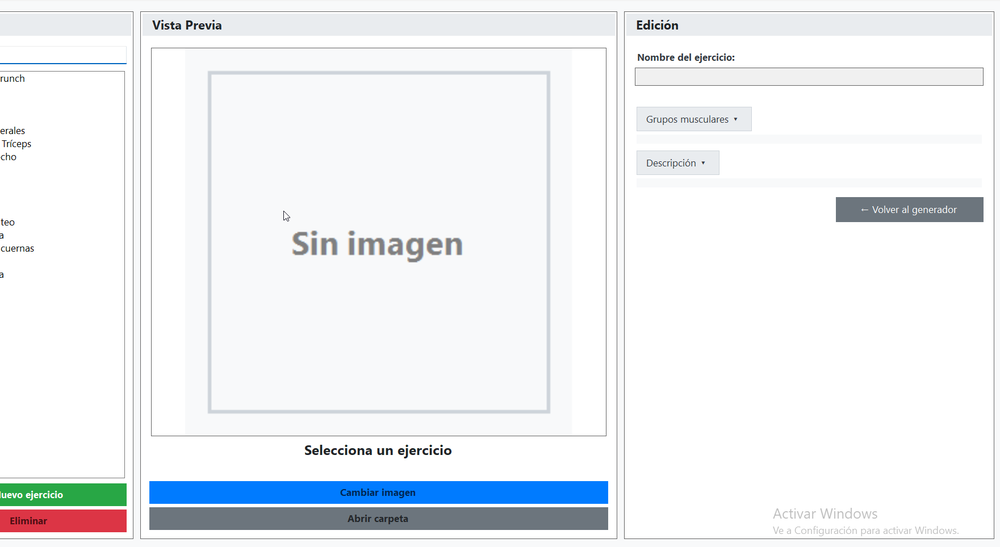
#> input picture GeneradorRutinasGimnasio_RAl2XFbiIm.png, 1000 x 547 px, shrunk from 1761 x 963 before the run
$ python remove_bg_transparent.py --source ../GeneradorRutinasGimnasio_RAl2XFbiIm.png
#> lines starting #> are read from the running program, lines starting #| are printed output that depends on the picture
#!/usr/bin/env python3
"""
Remove (make transparent) the uniform background of an image by sampling border pixels.

Usage:
  python scripts/remove_bg_transparent.py --source in.png --out out.png [--tolerance 28] [--feather 12]

Notes:
  - Auto-detects background color from the image border (corners + edges).
  - Applies a soft transparency ramp: fully transparent within tolerance, and
    gradual alpha between tolerance..(tolerance+feather) for smoother edges.
"""
from __future__ import annotations

import argparse
from collections import Counter
from pathlib import Path
from typing import Iterable, Tuple

from PIL import Image


def sample_border_colors(im: Image.Image, step: int = 10) -> list[Tuple[int, int, int]]:
    w, h = im.size
    px = im.convert("RGB")
    samples: list[Tuple[int, int, int]] = []

    # Corners
    corners = [(0, 0), (w - 1, 0), (0, h - 1), (w - 1, h - 1)]
    for x, y in corners:
        samples.append(px.getpixel((x, y)))

    # Top/bottom edges
    for x in range(0, w, max(1, w // step)):
        samples.append(px.getpixel((x, 0)))
        samples.append(px.getpixel((x, h - 1)))

    # Left/right edges
    for y in range(0, h, max(1, h // step)):
        samples.append(px.getpixel((0, y)))
        samples.append(px.getpixel((w - 1, y)))

    return samples


def pick_background_color(colors: Iterable[Tuple[int, int, int]]) -> Tuple[int, int, int]:
    # Choose the most common border color
    counter = Counter(colors)
    bg, _ = counter.most_common(1)[0]
    return bg


def color_distance(c1: Tuple[int, int, int], c2: Tuple[int, int, int]) -> float:
    # Use simple Euclidean distance in RGB
    return ((c1[0] - c2[0]) ** 2 + (c1[1] - c2[1]) ** 2 + (c1[2] - c2[2]) ** 2) ** 0.5


def remove_background(
    im: Image.Image,
    bg_rgb: Tuple[int, int, int],
    tolerance: float = 28.0,
    feather: float = 12.0,
) -> Image.Image:
    w, h = im.size
    src = im.convert("RGBA")
    pixels = src.load()

    hard = tolerance
    soft = tolerance + max(0.0, feather)

    for y in range(h):
        for x in range(w):
            r, g, b, a = pixels[x, y]
            d = color_distance((r, g, b), bg_rgb)
            if d <= hard:
                # fully transparent for near-background
                pixels[x, y] = (r, g, b, 0)
            elif d < soft:
                # soft ramp for smoother edges
                ratio = (d - hard) / (soft - hard)
                new_a = int(a * ratio)
                pixels[x, y] = (r, g, b, new_a)
            # else: keep original

    return src


def main() -> int:
    ap = argparse.ArgumentParser(description="Remove uniform background to transparency")
    ap.add_argument("--source", required=True, help="Input image path (PNG recommended)")
    ap.add_argument("--out", default="icon_transparent.png", help="Output PNG path")
    ap.add_argument("--tolerance", type=float, default=28.0, help="Color distance for full transparency")
    ap.add_argument("--feather", type=float, default=12.0, help="Additional distance for soft edge ramp")
    args = ap.parse_args()

    src_path = Path(args.source)
    if not src_path.exists():
        print(f"Source not found: {src_path}")
        return 1

    im = Image.open(src_path)
#> im is the input picture: PIL image 1000x547 RGBA; mean R, G, B, A 238.5, 241.3, 244.1, 255
    border = sample_border_colors(im, step=20)
#> after the loop in sample_border_colors, `for x, y in corners:`: samples = [(243, 243, 243), (243, 243, 243), (248, 249, 250), (248, 249, 250)]
#> after the loop in sample_border_colors, `for x in range(0, w, max(1, w // step)):`: samples = 44 items, first 6: (243, 243, 243), (243, 243, 243), (248, 249, 250), (248, 249, 250), (243, 243, 243), (248, 249, 250)
#> after the loop in sample_border_colors, `for y in range(0, h, max(1, h // step)):`: samples = 86 items, first 6: (243, 243, 243), (243, 243, 243), (248, 249, 250), (248, 249, 250), (243, 243, 243), (248, 249, 250)
#> border has the same summary as samples in sample_border_colors
    bg = pick_background_color(border)
#> in pick_background_color, `counter = Counter(colors)`: counter = 10 items
#> in pick_background_color, `bg, _ = counter.most_common(1)[0]`: bg = (248, 249, 250)
#> bg = (248, 249, 250)

    out_im = remove_background(im, bg, tolerance=args.tolerance, feather=args.feather)
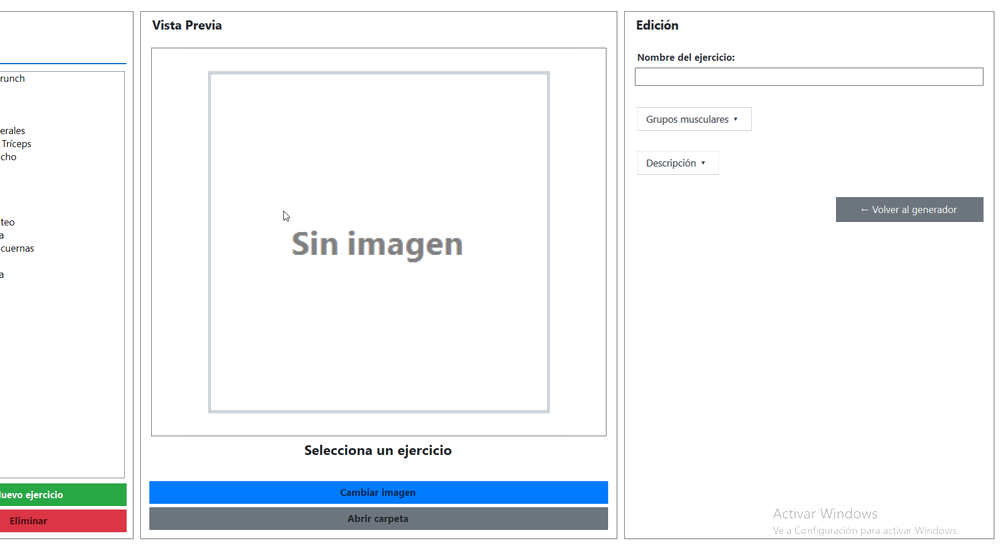
#> out_im: PIL image 1000x547 RGBA; mean R, G, B, A 238.5, 241.3, 244.1, 25.4; transparent parts drawn white
    out_path = Path(args.out)
    out_im.save(out_path, format="PNG")
    print(f"Saved with transparent background: {out_path} (bg~{bg})")
#| Saved with transparent background: icon_transparent.png (bg~(248, 249, 250))
    return 0


if __name__ == "__main__":
    raise SystemExit(main())
#> (the program exits here)
